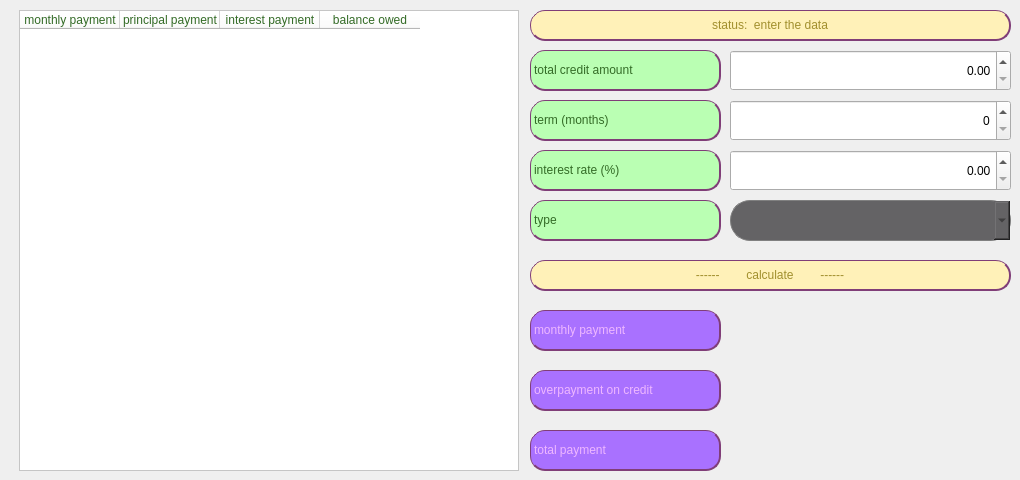
    <widget class="QWidget" name="tab_2">
     <attribute name="title">
      <string>     credit     </string>
     </attribute>
     <widget class="QComboBox" name="comboBox_type">
      <property name="geometry">
       <rect>
        <x>730</x>
        <y>200</y>
        <width>281</width>
        <height>41</height>
       </rect>
      </property>
      <property name="styleSheet">
       <string notr="true">	color: rgb(42, 41, 42);
	background-color: rgb(100, 99, 101);
	border-radius: 20px;
	border: 1px solid gray;
	font: 700 24pt &quot;Apple SD Gothic Neo&quot;;</string>
      </property>
     </widget>
     <widget class="QLabel" name="label_total_credit_amount">
      <property name="geometry">
       <rect>
        <x>530</x>
        <y>50</y>
        <width>191</width>
        <height>41</height>
       </rect>
      </property>
      <property name="styleSheet">
       <string notr="true">	background-color: rgb(186, 255, 179);
	font: 700 18pt &quot;Apple SD Gothic Neo&quot;;
	border: 1px solid rgb(128, 62, 120);
	border-bottom: 2px solid rgb(128, 62, 120);
	border-right: 2px solid rgb(128, 62, 120);
	border-radius: 15px;
	color: rgb(51, 107, 38);</string>
      </property>
      <property name="text">
       <string>total credit amount</string>
      </property>
     </widget>
     <widget class="QLabel" name="label_term">
      <property name="geometry">
       <rect>
        <x>530</x>
        <y>100</y>
        <width>191</width>
        <height>41</height>
       </rect>
      </property>
      <property name="styleSheet">
       <string notr="true">	background-color: rgb(186, 255, 179);
	font: 700 18pt &quot;Apple SD Gothic Neo&quot;;
	border: 1px solid rgb(128, 62, 120);
	border-bottom: 2px solid rgb(128, 62, 120);
	border-right: 2px solid rgb(128, 62, 120);
	border-radius: 15px;
	color: rgb(51, 107, 38);</string>
      </property>
      <property name="text">
       <string>term (months)</string>
      </property>
     </widget>
     <widget class="QLabel" name="label_interest_rate">
      <property name="geometry">
       <rect>
        <x>530</x>
        <y>150</y>
        <width>191</width>
        <height>41</height>
       </rect>
      </property>
      <property name="styleSheet">
       <string notr="true">	background-color: rgb(186, 255, 179);
	font: 700 18pt &quot;Apple SD Gothic Neo&quot;;
	border: 1px solid rgb(128, 62, 120);
	border-bottom: 2px solid rgb(128, 62, 120);
	border-right: 2px solid rgb(128, 62, 120);
	border-radius: 15px;
	color: rgb(51, 107, 38);</string>
      </property>
      <property name="text">
       <string>interest rate (%)</string>
      </property>
     </widget>
     <widget class="QLabel" name="label_type">
      <property name="geometry">
       <rect>
        <x>530</x>
        <y>200</y>
        <width>191</width>
        <height>41</height>
       </rect>
      </property>
      <property name="styleSheet">
       <string notr="true">	background-color: rgb(186, 255, 179);
	font: 700 18pt &quot;Apple SD Gothic Neo&quot;;
	border: 1px solid rgb(128, 62, 120);
	border-bottom: 2px solid rgb(128, 62, 120);
	border-right: 2px solid rgb(128, 62, 120);
	border-radius: 15px;
	color: rgb(51, 107, 38);</string>
      </property>
      <property name="text">
       <string>type</string>
      </property>
     </widget>
     <widget class="QDoubleSpinBox" name="input_total_credit_amount">
      <property name="geometry">
       <rect>
        <x>730</x>
        <y>50</y>
        <width>281</width>
        <height>41</height>
       </rect>
      </property>
      <property name="styleSheet">
       <string notr="true">QDoubleSpinBox{
	color: rgb(42, 41, 42);
	background-color: rgb(100, 99, 101);
	border-radius: 20px;
	border: 1px solid gray;
	font: 700 24pt &quot;Apple SD Gothic Neo&quot;;
}

background-color : white;</string>
      </property>
      <property name="alignment">
       <set>Qt::AlignRight|Qt::AlignTrailing|Qt::AlignVCenter</set>
      </property>
      <property name="maximum">
       <double>100000000000000.000000000000000</double>
      </property>
     </widget>
     <widget class="QDoubleSpinBox" name="input_interes_rate">
      <property name="geometry">
       <rect>
        <x>730</x>
        <y>150</y>
        <width>281</width>
        <height>41</height>
       </rect>
      </property>
      <property name="styleSheet">
       <string notr="true">QDoubleSpinBox{
	color: rgb(42, 41, 42);
	background-color: rgb(100, 99, 101);
	border-radius: 20px;
	border: 1px solid gray;
	font: 700 24pt &quot;Apple SD Gothic Neo&quot;;
}

background-color : white;</string>
      </property>
      <property name="alignment">
       <set>Qt::AlignRight|Qt::AlignTrailing|Qt::AlignVCenter</set>
      </property>
      <property name="maximum">
       <double>100000000000000.000000000000000</double>
      </property>
     </widget>
     <widget class="QSpinBox" name="input_term">
      <property name="geometry">
       <rect>
        <x>730</x>
        <y>100</y>
        <width>281</width>
        <height>41</height>
       </rect>
      </property>
      <property name="styleSheet">
       <string notr="true">QSpinBox{
	color: rgb(42, 41, 42);
	background-color: rgb(100, 99, 101);
	border-radius: 20px;
	border: 1px solid gray;
	font: 700 24pt &quot;Apple SD Gothic Neo&quot;;
}

background-color : white;</string>
      </property>
      <property name="alignment">
       <set>Qt::AlignRight|Qt::AlignTrailing|Qt::AlignVCenter</set>
      </property>
      <property name="maximum">
       <number>1000000000</number>
      </property>
     </widget>
     <widget class="QTableWidget" name="table_credit">
      <property name="geometry">
       <rect>
        <x>19</x>
        <y>10</y>
        <width>500</width>
        <height>461</height>
       </rect>
      </property>
      <property name="styleSheet">
       <string notr="true">	color: rgb(51, 107, 38);
	background-color: white;
	font: 700 12pt &quot;Apple SD Gothic Neo&quot;;
</string>
      </property>
      <column>
       <property name="text">
        <string>monthly payment</string>
       </property>
      </column>
      <column>
       <property name="text">
        <string>principal payment</string>
       </property>
      </column>
      <column>
       <property name="text">
        <string>interest payment</string>
       </property>
      </column>
      <column>
       <property name="text">
        <string>balance owed</string>
       </property>
      </column>
     </widget>
     <widget class="QLabel" name="text_MP">
      <property name="geometry">
       <rect>
        <x>530</x>
        <y>310</y>
        <width>191</width>
        <height>41</height>
       </rect>
      </property>
      <property name="styleSheet">
       <string notr="true">	background-color: rgb(169, 113, 255);
	color: rgb(238, 183, 255);
	font: 700 18pt &quot;Apple SD Gothic Neo&quot;;
	border: 1px solid rgb(128, 62, 120);
	border-bottom: 2px solid rgb(128, 62, 120);
	border-right: 2px solid rgb(128, 62, 120);
	border-radius: 15px;</string>
      </property>
      <property name="text">
       <string>monthly payment</string>
      </property>
     </widget>
     <widget class="QLabel" name="text_OON">
      <property name="geometry">
       <rect>
        <x>530</x>
        <y>370</y>
        <width>191</width>
        <height>41</height>
       </rect>
      </property>
      <property name="styleSheet">
       <string notr="true">	background-color: rgb(169, 113, 255);
	color: rgb(238, 183, 255);
	font: 700 18pt &quot;Apple SD Gothic Neo&quot;;
	border: 1px solid rgb(128, 62, 120);
	border-bottom: 2px solid rgb(128, 62, 120);
	border-right: 2px solid rgb(128, 62, 120);
	border-radius: 15px;</string>
      </property>
      <property name="text">
       <string>overpayment on credit</string>
      </property>
     </widget>
     <widget class="QLabel" name="text_TP">
      <property name="geometry">
       <rect>
        <x>530</x>
        <y>430</y>
        <width>191</width>
        <height>41</height>
       </rect>
      </property>
      <property name="styleSheet">
       <string notr="true">	background-color: rgb(169, 113, 255);
	color: rgb(238, 183, 255);
	font: 700 18pt &quot;Apple SD Gothic Neo&quot;;
	border: 1px solid rgb(128, 62, 120);
	border-bottom: 2px solid rgb(128, 62, 120);
	border-right: 2px solid rgb(128, 62, 120);
	border-radius: 15px;</string>
      </property>
      <property name="text">
       <string>total payment</string>
      </property>
     </widget>
     <widget class="QLabel" name="output_monthly_payment">
      <property name="geometry">
       <rect>
        <x>730</x>
        <y>310</y>
        <width>281</width>
        <height>41</height>
       </rect>
      </property>
      <property name="styleSheet">
       <string notr="true">QLabel {
	color: rgb(42, 41, 42);
	background-color: rgb(100, 99, 101);
	border-radius: 20px;
	border: 1px solid gray;
	font: 700 18pt &quot;Apple SD Gothic Neo&quot;;
}

background-color : white;</string>
      </property>
      <property name="text">
       <string/>
      </property>
      <property name="alignment">
       <set>Qt::AlignRight|Qt::AlignTrailing|Qt::AlignVCenter</set>
      </property>
     </widget>
     <widget class="QLabel" name="output_total_payment">
      <property name="geometry">
       <rect>
        <x>730</x>
        <y>430</y>
        <width>281</width>
        <height>41</height>
       </rect>
      </property>
      <property name="styleSheet">
       <string notr="true">QLabel {
	color: rgb(42, 41, 42);
	background-color: rgb(100, 99, 101);
	border-radius: 20px;
	border: 1px solid gray;
	font: 700 18pt &quot;Apple SD Gothic Neo&quot;;
}

background-color : white;</string>
      </property>
      <property name="text">
       <string/>
      </property>
      <property name="alignment">
       <set>Qt::AlignRight|Qt::AlignTrailing|Qt::AlignVCenter</set>
      </property>
     </widget>
     <widget class="QLabel" name="output_overpayment_on_credit">
      <property name="geometry">
       <rect>
        <x>730</x>
        <y>370</y>
        <width>281</width>
        <height>41</height>
       </rect>
      </property>
      <property name="styleSheet">
       <string notr="true">QLabel {
	color: rgb(42, 41, 42);
	background-color: rgb(100, 99, 101);
	border-radius: 20px;
	border: 1px solid gray;
	font: 700 18pt &quot;Apple SD Gothic Neo&quot;;
}

background-color : white;</string>
      </property>
      <property name="text">
       <string/>
      </property>
      <property name="alignment">
       <set>Qt::AlignRight|Qt::AlignTrailing|Qt::AlignVCenter</set>
      </property>
     </widget>
     <widget class="QPushButton" name="pushButton_show_credit">
      <property name="geometry">
       <rect>
        <x>530</x>
        <y>260</y>
        <width>481</width>
        <height>31</height>
       </rect>
      </property>
      <property name="styleSheet">
       <string notr="true">QPushButton {
	background-color: rgb(255, 241, 184);
	font: 700 18pt &quot;Apple SD Gothic Neo&quot;;
	border: 1px solid rgb(128, 62, 120);
	border-bottom: 2px solid rgb(128, 62, 120);
	border-right: 2px solid rgb(128, 62, 120);
	border-radius: 15px;
	color: rgb(161, 143, 45);
}

QPushButton:hover{
	background-color:#ded2a0;
}

QPushButton:pressed {
	background-color:qlineargradient(spread:pad, x1:1, y1:0.631, x2:1, y2:0, stop:0 rgba(186, 168, 0, 255), stop:1 rgba(255, 243, 169, 255));
}
</string>
      </property>
      <property name="text">
       <string>------        calculate        ------</string>
      </property>
     </widget>
     <widget class="QLabel" name="status_credit">
      <property name="geometry">
       <rect>
        <x>530</x>
        <y>10</y>
        <width>481</width>
        <height>31</height>
       </rect>
      </property>
      <property name="styleSheet">
       <string notr="true">QLabel{
	background-color: rgb(255, 241, 184);
	font: 700 18pt &quot;Apple SD Gothic Neo&quot;;
	border: 1px solid rgb(128, 62, 120);
	border-bottom: 2px solid rgb(128, 62, 120);
	border-right: 2px solid rgb(128, 62, 120);
	border-radius: 15px;
	color: rgb(161, 143, 45);
}</string>
      </property>
      <property name="text">
       <string>status:  enter the data</string>
      </property>
      <property name="alignment">
       <set>Qt::AlignCenter</set>
      </property>
     </widget>
    </widget>
